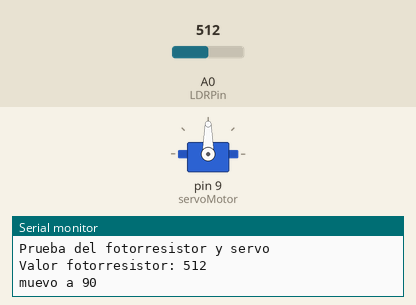
Bench run of a sketch on a simulated Arduino Uno, built with avr-gcc and run on an emulated ATmega328P. On the bench: servo, the last lines printed to the serial monitor. The inputs (shaded band) are chosen by the test bench; at power-on: A0 (LDRPin) = 512.

Above: at 3.2 s.
3.3 s: A0 (LDRPin) set to 691
6.0 s: A0 (LDRPin) set to 716
At 6.3 s:
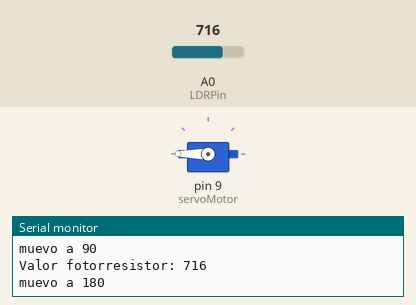
8.7 s: A0 (LDRPin) set to 690
At 10.6 s:
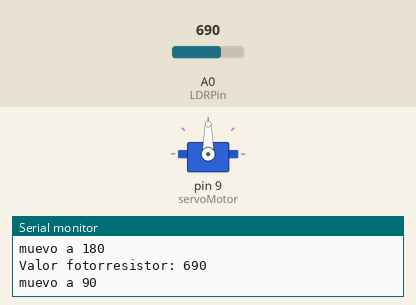
11.5 s: A0 (LDRPin) set to 710
At 13.3 s:
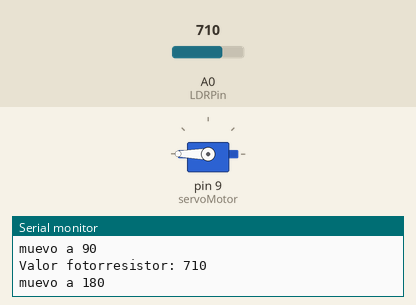
Timing chart, 0 to 14.8 s (numbered marks = the images above; inputs shaded):
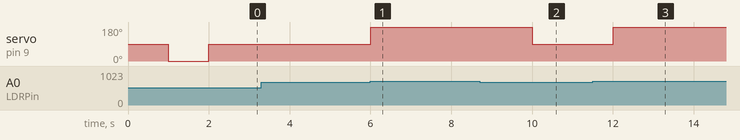

The sketch:

fotorresistor_y_servo.ino
```cpp
#include <Servo.h>
const int LDRPin = A0;
const int threshold = 700;
Servo servoMotor;

void setup()
{

pinMode(LDRPin, INPUT);
servoMotor.attach(9);
 // PREPARAR LA COMUNICACION SERIAL
  Serial.begin(9600);
  Serial.println("Prueba del fotorresistor y servo");

    delay(1000);
  // Desplazamos a la posición 0º
  servoMotor.write(0);
  // Esperamos 1 segundo
  delay(1000);

}

void loop()
{

  int value = analogRead(LDRPin);
  Serial.print("Valor fotorresistor: ");
  Serial.print(value);
  Serial.println(" ");
  //observaciones: mucha luz cuando "value" >700
   if (value < threshold) {
       Serial.println("muevo a 90 ");
       servoMotor.write(90);
   }
   else {
       servoMotor.write(180);
        Serial.println("muevo a 180 ");
   }
  delay(2000);

}
```

Measured:
- the behaviour switches between 699 and 700 on A0 (LDRPin) (found by bisection; images 0 and 1)
- after the input at 6.0 s, servo on pin 9 (servoMotor): 90° → 180° at once
- after the input at 8.7 s, servo on pin 9 (servoMotor): 180° → 90° after 1.3 s
- after the input at 11.5 s, servo on pin 9 (servoMotor): 90° → 180° after 0.50 s
